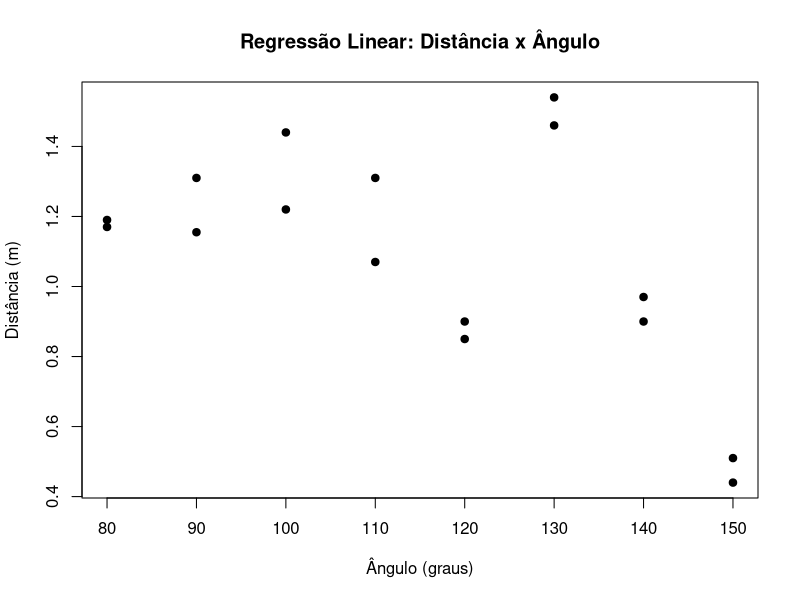

Here is the R script that generated this plot:
## ---- chunk 1
# Cria um vetor chamado "angulo" com os valores dos ângulos testados no experimento.
# Cada ângulo aparece duas vezes porque foram realizadas duas repetições para cada condição.
angulo <- c(
  80,80,
  90,90,
  100,100,
  110,110,
  120,120,
  130,130,
  140,140,
  150,150
)

# Cria um vetor chamado "distancia" com as distâncias percorridas pela bolinha, em metros.
# A ordem dos valores deve corresponder à ordem dos ângulos no vetor anterior.
distancia <- c(
  1.17,1.19,
  1.155,1.31,
  1.44,1.22,
  1.31,1.07,
  0.90,0.85,
  1.54,1.46,
  0.97,0.90,
  0.44,0.51
)

# Organiza os vetores em uma tabela de dados.
# A função data.frame() cria uma estrutura com linhas e colunas,
# facilitando a análise estatística no R.
dados <- data.frame(angulo, distancia)

# Exibe a tabela criada para conferência dos dados inseridos.
dados
## ---- chunk 2
# Calcula a média da distância para cada ângulo testado.
# A expressão distancia ~ angulo indica que a distância será agrupada por ângulo.
# O argumento data = dados informa que as variáveis estão no data frame "dados".
# A função mean calcula a média das repetições em cada grupo.
medias <- aggregate(distancia ~ angulo,
                    data = dados,
                    mean)

# Exibe a tabela com a média da distância para cada ângulo.
medias
## ---- chunk 3
# Ajusta um modelo de regressão linear simples.
# A função lm() estima uma reta que relaciona a variável distancia com a variável angulo.
# A expressão distancia ~ angulo significa que a distância será explicada pelo ângulo.
modelo <- lm(distancia ~ angulo, data = dados)

# Exibe o resumo estatístico do modelo ajustado.
# O summary() mostra os coeficientes da reta, o valor de R² e outras informações do ajuste.
summary(modelo)

# Constrói um gráfico de dispersão com os dados experimentais.
# O eixo X representa o ângulo de lançamento e o eixo Y representa a distância percorrida.
plot(
  dados$angulo,
  dados$distancia,
  pch = 19,
  xlab = "Ângulo (graus)",
  ylab = "Distância (m)",
  main = "Regressão Linear: Distância x Ângulo"
)

# Adiciona ao gráfico a reta de regressão estimada pelo modelo.
# O argumento lwd = 2 aumenta a espessura da linha.
# O argumento col = "red" destaca visualmente a reta ajustada.
